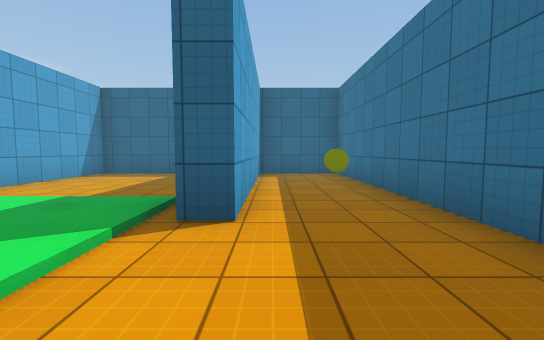
[1] (above)

24 first-person views from a walk through a Unity game level. The camera is 1.2 m above the floor, tilts 4° down and sees 90° across. The floor is counted in squares, 2 m on a side. Each view is taken from the middle of a square. On the plan, view 1 faces up. The plan holds only what a view shows up to about 9 squares ahead; the rest is blank. The player is left out. Surface patterns are stand-ins for the level's own textures.

[2]
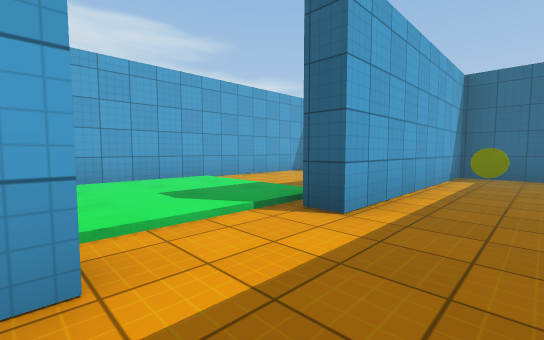

[3]
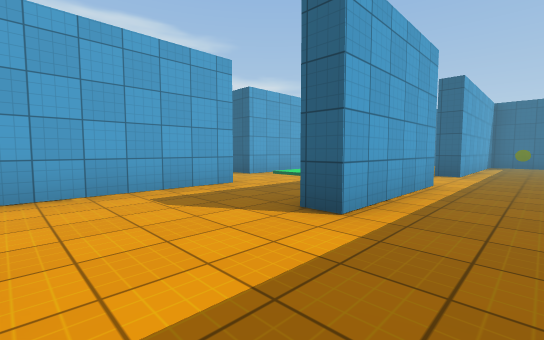

[4]
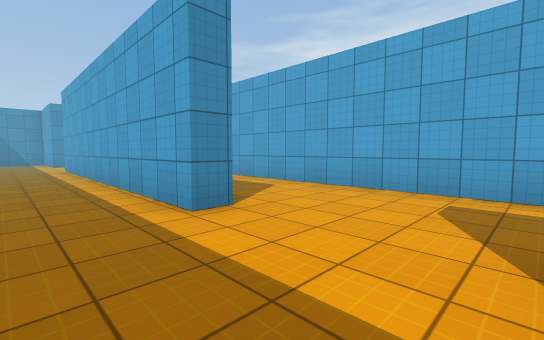

[5]
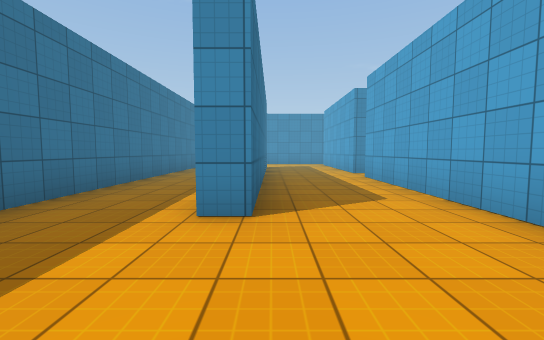

[6]
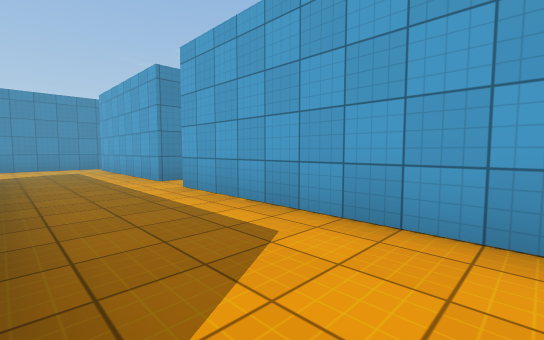

[7]
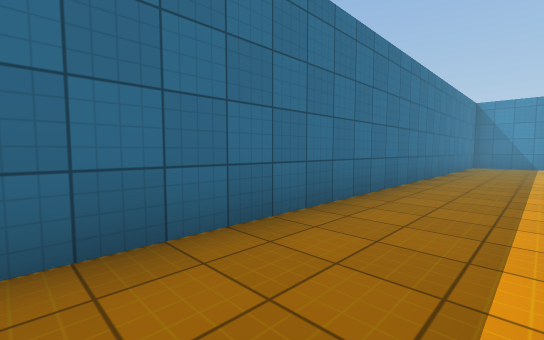

[8]
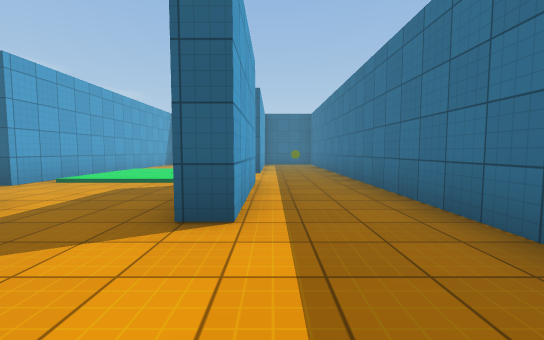

[9]
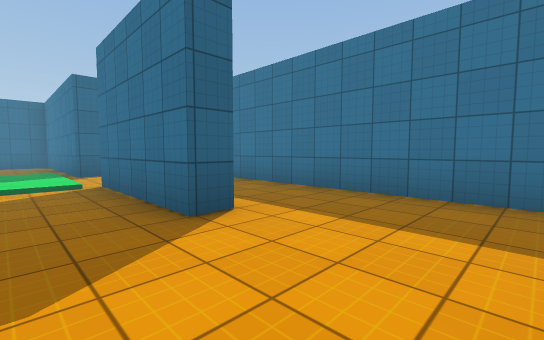

[10]
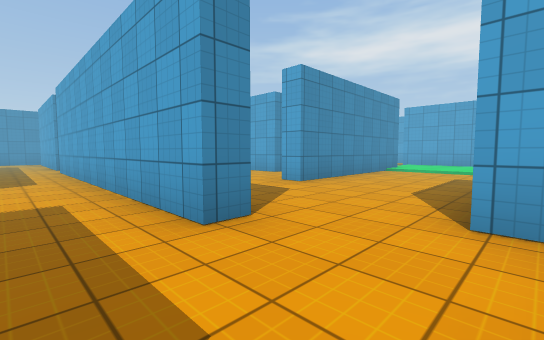

[11]
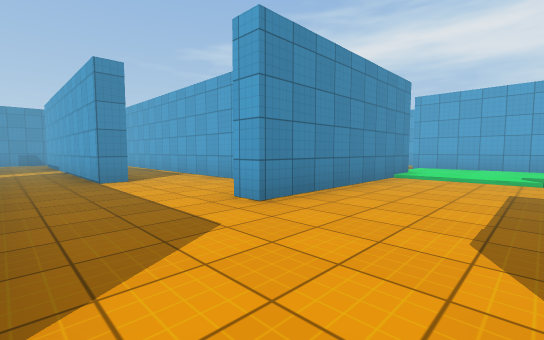

[12]
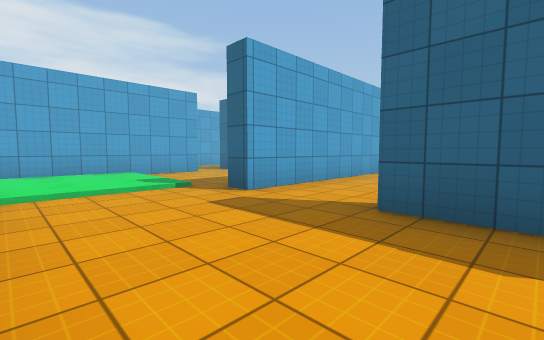

[13]
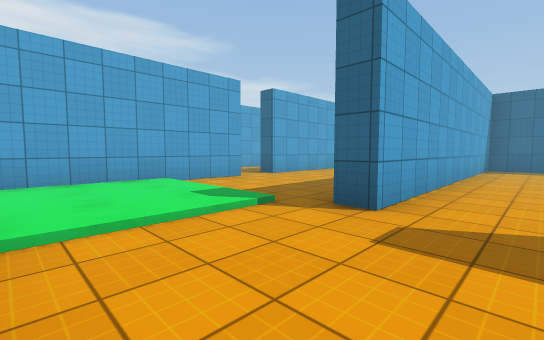

[14]
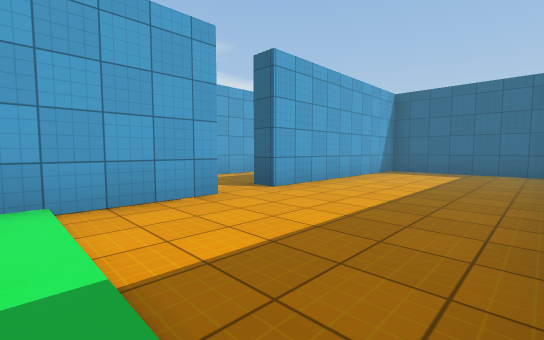

[15]
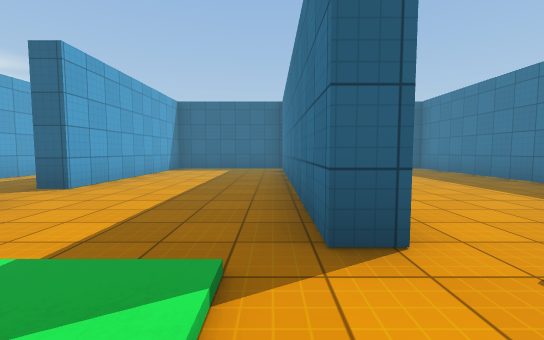

[16]
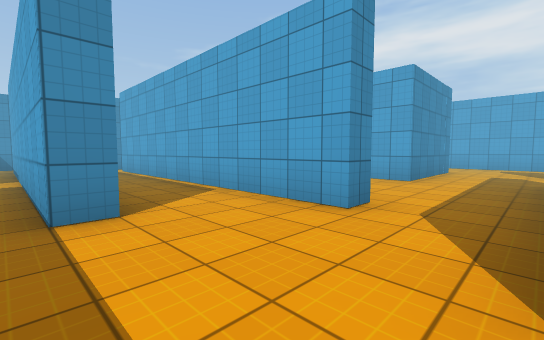

[17]
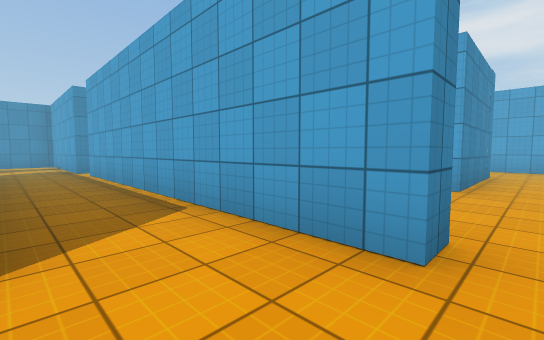

[18]
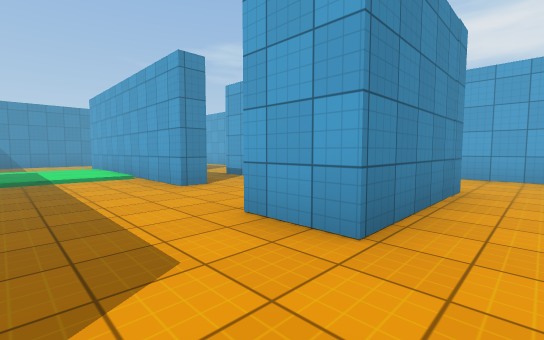

[19]
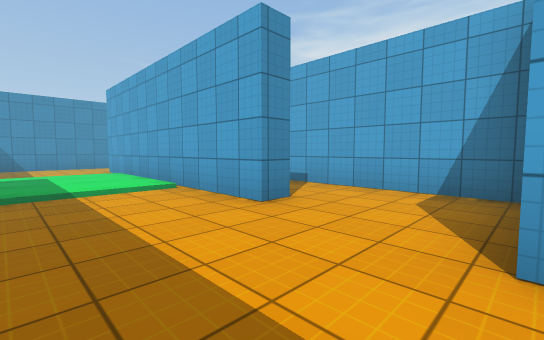

[20]
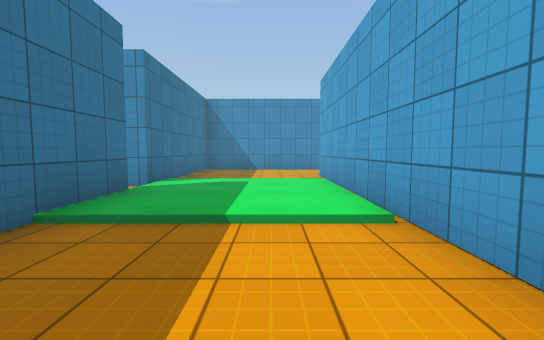

[21]
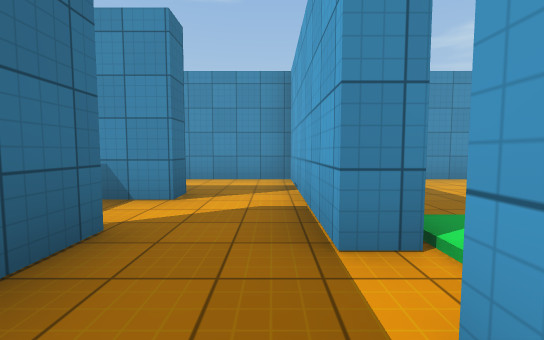

[22]
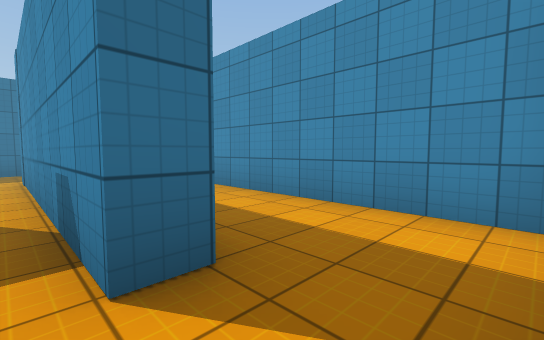

[23]
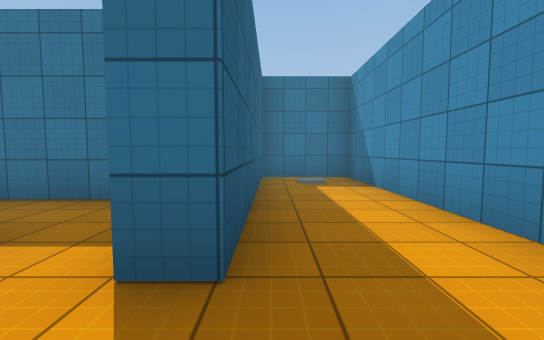

[24]
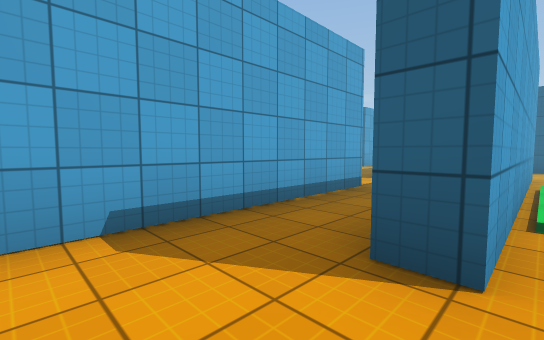

### Floor plan
Key: @ floor where view 1 was taken; # wall or solid block; . main floor; : floor 0.25 m higher than the main floor; / step, stairs or slope; I disc.
Columns run from 16 left of view 1 to 2 right of it. Each row starts with its distance up from view 1.
  8   #######  ########
  7   #...#..  #...#..#
  6   #...#.. .#...#..#
  5 # #...#.. .#...#..#
  4 #.#...#....#...#..#
  3 #.#...#....#///#.I#
  2  .....#....#/::/..#
  1   #...#....#/::/..#
  0   #...#..###///#@.#
 -1   #:::/........#..#
 -2   #:::/.....#..#..#
 -3   #:::/.....#.....#
 -4 #.#..#####..#.....#
 -5 #...........#.....#
 -6 #..###..#...#..#..#
 -7   ####..#.#.#..#..#
 -8   #.....#.#.#..#..#
 -9   #.....#.#.#..#..#
-10   #.#...#.#....#..#
-11   ..#///#.#.#..#..#
-12   ..#/::#.#.#..#..#
-13   #.#/::/.#.#.....#
-14   #.#///#...#.....#
-15   #.#...#.........#
-16   #.....#..#####..#
-17   #.....#......#..#
-18     ###############

Where each view was taken, in squares from view 1:
view 1: 0 up, 0 right, facing up
view 2: 0 up, 1 right, facing up-left
view 3: 5 down, 1 right, facing up-left
view 4: 3 down, 1 right, facing down-left
view 5: 3 down, 1 left, facing down
view 6: 5 down, 1 left, facing down-left
view 7: 6 down, 0 right, facing down-right
view 8: 5 down, 0 right, facing up
view 9: 5 down, 2 left, facing up-right
view 10: 0 up, 2 left, facing down-left
view 11: 1 down, 4 left, facing down-left
view 12: 3 down, 6 left, facing up-left
view 13: 3 down, 8 left, facing up-left
view 14: 1 down, 10 left, facing up-left
view 15: 2 down, 10 left, facing up
view 16: 4 down, 5 left, facing down-left
view 17: 5 down, 6 left, facing down-left
view 18: 5 down, 9 left, facing down-left
view 19: 7 down, 9 left, facing down-left
view 20: 9 down, 10 left, facing down
view 21: 12 down, 7 left, facing down
view 22: 15 down, 7 left, facing down-right
view 23: 16 down, 7 left, facing right
view 24: 17 down, 11 left, facing up-left
